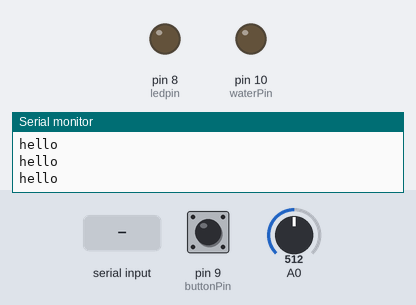
The sketch below on a simulated Arduino Uno, built with avr-gcc and run on an emulated ATmega328P. Shown: output pins drawn as LEDs (lit = HIGH), the last lines printed to the serial monitor. The test bench sets the inputs (shaded band); at power-on: pin 9 (buttonPin) LOW, A0 = 512.

Above: at 1.0 s.
1.1 s: "H" received over Serial
At 2.4 s:
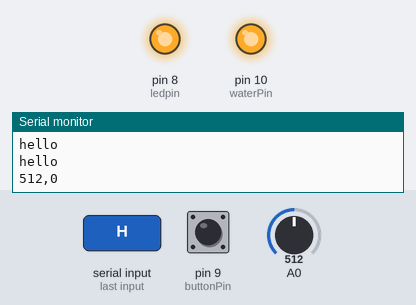
2.7 s: "T" received over Serial
At 3.6 s:
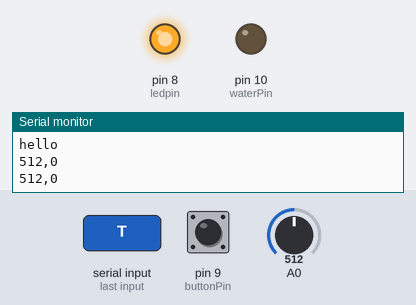
Timing chart, 0 to 5.7 s (numbered marks = the images above; inputs shaded):
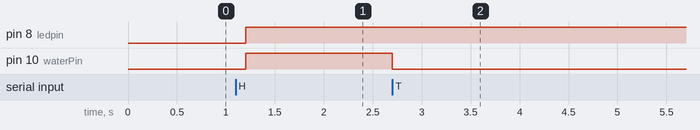

Measured:
- after the input at 1.1 s, pin 8 (ledpin), pin 10 (waterPin): LOW → HIGH after 0.10 s
- after the input at 2.7 s, pin 10 (waterPin): HIGH → LOW at once

The sketch:

Waterfall.ino
```cpp
const int waterPin = 10; // the pin that the LED is attached to
const int buttonPin = 9;      // digital input
int incomingByte;     // a variable to read incoming serial data into
int sensorValue;
int sensorValue1;
int sensorValue2;
int ledpin=8;
boolean pumpprepare=false;


void setup() {
 Serial.begin(9600);             // initialize serial communication
 pinMode(waterPin, OUTPUT);        // initialize the LED pin as an output
  pinMode(buttonPin, INPUT);
  pinMode(ledpin, OUTPUT);
   while (Serial.available() <= 0) {
    Serial.println("hello"); // send a starting message
    delay(300);              // wait 1/3 second
  }
}


void loop() {
 digitalWrite(ledpin, HIGH);
 if (Serial.available() > 0) {   // see if there's incoming serial data
  sensorValue1 = analogRead(A0);
   //Serial.println(sensorValue1);
   Serial.print(sensorValue1);
   Serial.print(",");

  sensorValue2 = digitalRead(buttonPin);
   Serial.println(sensorValue2);

   incomingByte = Serial.read(); // read it

  if(incomingByte=='H'){
    pumpprepare=true;
  }
  if(incomingByte=='T'){
    pumpprepare=false;
    }
   if(pumpprepare==true){
   if (sensorValue1 >= 20 && sensorValue2 == 0){
      digitalWrite(waterPin, HIGH);
    } else {
      digitalWrite(waterPin, LOW);
    }
   }else{
    digitalWrite(waterPin, LOW);
    }

//
//   if(incomingByte=='H'){
//   if (sensorValue1 < 20 || sensorValue2 == 1){
//      digitalWrite(waterPin, LOW);
//    } else {
//      digitalWrite(waterPin, HIGH);
//    }
//   }
//

//    if(sensorValue2==1){
//      pump=false;
//      digitalWrite(waterPin, LOW);
//      }else if(sensorValue1>20){
//        pump=true;
//        }
//
//    if(sensorValue1<=20){
//       pump=false;
//      digitalWrite(waterPin, LOW);
//      }else if(pump==true){
//       digitalWrite(waterPin, HIGH);
//        }
//   }else{
////    pump=false;
//      digitalWrite(waterPin, LOW);
//    }
    //
//   if (incomingByte == 'H' && sensorValue1>1) {
//    if (sensorValue1<=10 || sensorValue2 == 1 ) {
//      pump=false;
//      digitalWrite(waterPin, LOW);
//
//   }
//    else if (pump == true){
//      digitalWrite(waterPin, HIGH);
//    }
//  }
//  if(incomingByte=='T'){
//    pump=true;
//    }


 }
}
```
